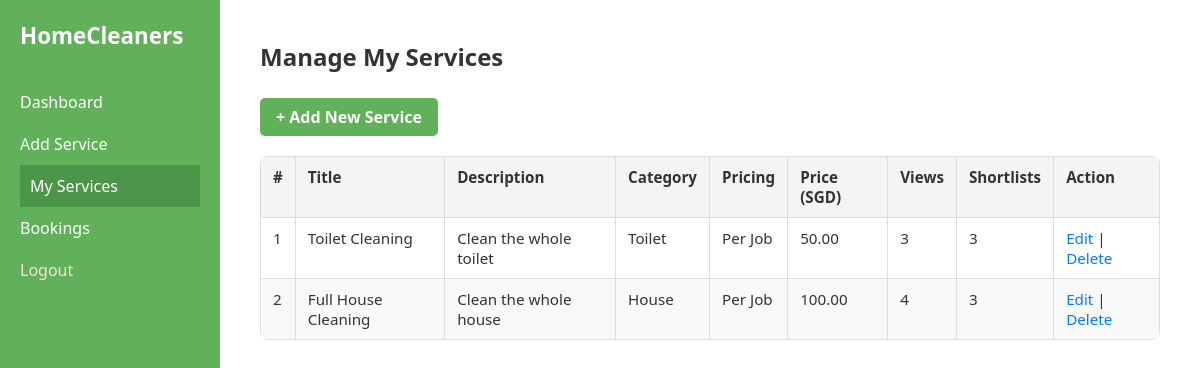
Screenshot of /boundary/manage_services.php (signed in) with the database file from the repository.
### tables this page shows
CREATE TABLE IF NOT EXISTS `services` (
  `id` int NOT NULL AUTO_INCREMENT,
  `cleaner_id` int NOT NULL,
  `title` varchar(100) NOT NULL,
  `description` text NOT NULL,
  `price` decimal(10,2) NOT NULL,
  `category_id` int NOT NULL,
  `pricing_type` enum('per_job','per_hour') NOT NULL,
  `created_at` datetime DEFAULT CURRENT_TIMESTAMP,
  `view_count` int DEFAULT '0',
  `shortlist_count` int DEFAULT '0',
  PRIMARY KEY (`id`),
  KEY `cleaner_id` (`cleaner_id`),
  KEY `category_id` (`category_id`)
);

CREATE TABLE IF NOT EXISTS `categories` (
  `id` int NOT NULL AUTO_INCREMENT,
  `name` varchar(50) NOT NULL,
  PRIMARY KEY (`id`),
  UNIQUE KEY `name` (`name`)
);

### entity/Service.php (called while the page is built, shortened)
<?php
class Service {
    public static function getByCleaner($pdo, $cleaner_id) {
        $stmt = $pdo->prepare("
            SELECT s.*, c.name AS category_name, s.view_count, s.shortlist_count
            FROM services s
            JOIN categories c ON s.category_id = c.id
            WHERE s.cleaner_id = ?
            ORDER BY s.created_at DESC
        ");
        $stmt->execute([$cleaner_id]);
        return $stmt->fetchAll();
    }
}

### control/CleanerController.php (called while the page is built, shortened)
<?php
require_once __DIR__ . '/../config/db.php';
require_once __DIR__ . '/../entity/Service.php';
class CleanerController {
    public static function getCleanerServices($cleaner_id) {
        global $pdo;
        return Service::getByCleaner($pdo, $cleaner_id);
    }
}

### boundary/manage_services.php (the view, shortened to what this page needs)
<?php
require_once '../config/db.php';
require_once '../control/CleanerController.php';
$cleaner_id = $_SESSION['user']['id'];
$services = CleanerController::getCleanerServices($cleaner_id);
?>
<!DOCTYPE html>
<html>
<head>
    <link rel="stylesheet" href="../css/layout.css">
    <link rel="stylesheet" href="../css/manage_services.css">
</head>
<body>
<div class="dashboard-layout">
    <aside class="sidebar">
        <div class="sidebar-brand">HomeCleaners</div>
        <nav class="sidebar-links">
            <a href="dashboard_cleaner.php">Dashboard</a>
            <a href="add_service.php">Add Service</a>
            <a href="manage_services.php" class="active">My Services</a>
            <a href="view_cleaner_bookings.php">Bookings</a>
            <a href="../logout.php" class="logout-link">Logout</a>
        </nav>
    </aside>
    <main class="dashboard-main">
        <h2>Manage My Services</h2>
        <div class="services-header">
            <a href="add_service.php" class="add-link">+ Add New Service</a>
        </div>
        <?php if (empty($services)): ?>
            <p>You haven't listed any services yet.</p>
        <?php else: ?>
            <div class="table-wrapper">
                <table class="service-table">
                    <thead>
                        <tr>
                            <th>#</th>
                            <th>Title</th>
                            <th>Description</th>
                            <th>Category</th>
                            <th>Pricing</th>
                            <th>Price (SGD)</th>
                            <th>Views</th>
                            <th>Shortlists</th>
                            <th>Action</th>
                        </tr>
                    </thead>
                    <tbody>
                        <?php foreach ($services as $i => $s): ?>
                            <tr>
                                <td><?= $i + 1 ?></td>
                                <td><?= htmlspecialchars($s['title']) ?></td>
                                <td><?= nl2br(htmlspecialchars($s['description'])) ?></td>
                                <td><?= htmlspecialchars($s['category_name']) ?></td>
                                <td><?= $s['pricing_type'] === 'per_job' ? 'Per Job' : 'Per Hour' ?></td>
                                <td><?= number_format($s['price'], 2) ?></td>
                                <td><?= (int) $s['view_count'] ?></td>
                                <td><?= (int) $s['shortlist_count'] ?></td>
                                <td>
                                    <a href="edit_services.php?id=<?= $s['id'] ?>">Edit</a> |
                                    <a href="delete_service.php?id=<?= $s['id'] ?>" onclick="return confirm('Delete this service?')">Delete</a>
                                </td>
                            </tr>
                        <?php endforeach; ?>
                    </tbody>
                </table>
            </div>
        <?php endif; ?>
    </main>
</div>
</body>
</html>

### css/layout.css (style rules this page uses)
* { box-sizing: border-box; margin: 0; padding: 0; }
body { font-family: 'Segoe UI', sans-serif; background-color: #f4f4f4; color: #333; }
.dashboard-layout { display: flex; min-height: 100vh; }
.sidebar { width: 220px; background-color: #61B15A; color: white; padding: 20px; display: flex; flex-direction: column; }
.sidebar-brand { font-size: 1.4em; font-weight: bold; margin-bottom: 30px; }
.sidebar-links a { color: white; text-decoration: none; padding: 10px 0; font-size: 1em; display: block; transition: background 0.3s, padding-left 0.3s; }
.sidebar-links a:hover, .sidebar-links a.active { background-color: #4c9649; padding-left: 10px; }
.logout-link { color: #ffdddd !important; }
.dashboard-main { flex: 1; padding: 40px; background-color: #fff; }

### css/manage_services.css (style rules this page uses)
.add-link { background-color: #61B15A; color: white; padding: 8px 16px; text-decoration: none; border-radius: 5px; font-weight: bold; transition: background 0.3s ease; }
.table-wrapper { overflow-x: auto; border-radius: 8px; }
.services-header { display: flex; justify-content: flex-start; margin: 25px 0 20px 0; }
.service-table { width: 100%; border-collapse: collapse; font-size: 0.95em; background-color: #fff; box-shadow: 0 0 10px rgba(0,0,0,0.05); }
.service-table th, .service-table td { border: 1px solid #ddd; padding: 10px 12px; text-align: left; vertical-align: top; }
.service-table th { background-color: #f4f4f4; font-weight: 600; }
.service-table tr:nth-child(even) { background-color: #f9f9f9; }
.service-table td a { color: #007BFF; text-decoration: none; font-weight: 500; }

### rows the page displays
services: title "Toilet Cleaning", description "Clean the whole toilet", category.name "Toilet", pricing_type "Per Job", price "50.00", view_count "3", shortlist_count "3"
services: title "Full House Cleaning", description "Clean the whole house", category.name "House", pricing_type "Per Job", price "100.00", view_count "4", shortlist_count "3"
